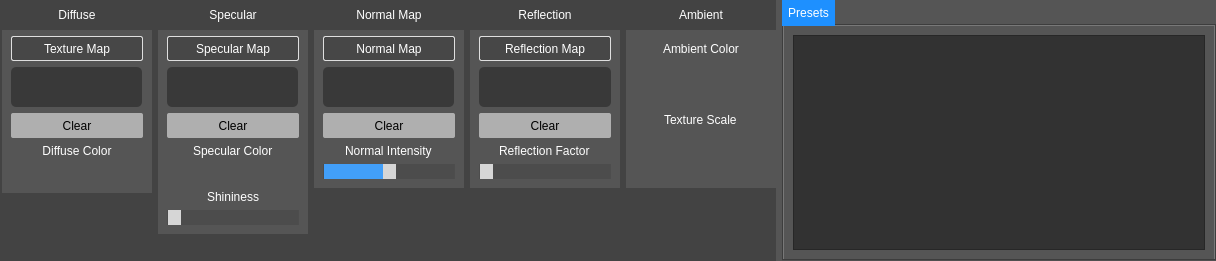
<?xml version="1.0" encoding="UTF-8"?>
<ui version="4.0">
 <class>MaterialWidget</class>
 <widget class="QWidget" name="MaterialWidget">
  <property name="geometry">
   <rect>
    <x>0</x>
    <y>0</y>
    <width>1216</width>
    <height>261</height>
   </rect>
  </property>
  <property name="sizePolicy">
   <sizepolicy hsizetype="Preferred" vsizetype="Fixed">
    <horstretch>0</horstretch>
    <verstretch>0</verstretch>
   </sizepolicy>
  </property>
  <property name="minimumSize">
   <size>
    <width>0</width>
    <height>0</height>
   </size>
  </property>
  <property name="maximumSize">
   <size>
    <width>16777215</width>
    <height>300</height>
   </size>
  </property>
  <property name="windowTitle">
   <string>Form</string>
  </property>
  <property name="styleSheet">
   <string notr="true">background-color: rgb(85, 85, 85);</string>
  </property>
  <layout class="QHBoxLayout" name="horizontalLayout">
   <property name="leftMargin">
    <number>0</number>
   </property>
   <property name="topMargin">
    <number>0</number>
   </property>
   <property name="rightMargin">
    <number>0</number>
   </property>
   <property name="bottomMargin">
    <number>0</number>
   </property>
   <item>
    <widget class="QWidget" name="containerformaterial" native="true">
     <property name="sizePolicy">
      <sizepolicy hsizetype="Fixed" vsizetype="Preferred">
       <horstretch>0</horstretch>
       <verstretch>0</verstretch>
      </sizepolicy>
     </property>
     <property name="minimumSize">
      <size>
       <width>776</width>
       <height>260</height>
      </size>
     </property>
     <property name="styleSheet">
      <string notr="true">background-color: rgb(67, 67, 67);</string>
     </property>
     <layout class="QHBoxLayout" name="horizontalLayout_2">
      <property name="leftMargin">
       <number>2</number>
      </property>
      <property name="topMargin">
       <number>0</number>
      </property>
      <property name="rightMargin">
       <number>0</number>
      </property>
      <property name="bottomMargin">
       <number>5</number>
      </property>
      <item alignment="Qt::AlignTop">
       <widget class="QWidget" name="diffuselayout" native="true">
        <property name="sizePolicy">
         <sizepolicy hsizetype="Preferred" vsizetype="Fixed">
          <horstretch>0</horstretch>
          <verstretch>0</verstretch>
         </sizepolicy>
        </property>
        <property name="minimumSize">
         <size>
          <width>150</width>
          <height>0</height>
         </size>
        </property>
        <property name="styleSheet">
         <string notr="true">
background-color: rgb(85, 85, 85);
</string>
        </property>
        <layout class="QVBoxLayout" name="verticalLayout_6">
         <property name="leftMargin">
          <number>0</number>
         </property>
         <property name="topMargin">
          <number>0</number>
         </property>
         <property name="rightMargin">
          <number>0</number>
         </property>
         <property name="bottomMargin">
          <number>0</number>
         </property>
         <item>
          <widget class="QWidget" name="widget_2" native="true">
           <property name="sizePolicy">
            <sizepolicy hsizetype="Preferred" vsizetype="Fixed">
             <horstretch>0</horstretch>
             <verstretch>0</verstretch>
            </sizepolicy>
           </property>
           <property name="minimumSize">
            <size>
             <width>0</width>
             <height>30</height>
            </size>
           </property>
           <property name="styleSheet">
            <string notr="true">background-color: rgb(67, 67, 67);</string>
           </property>
           <layout class="QGridLayout" name="gridLayout_2">
            <property name="leftMargin">
             <number>0</number>
            </property>
            <property name="topMargin">
             <number>0</number>
            </property>
            <property name="rightMargin">
             <number>0</number>
            </property>
            <property name="bottomMargin">
             <number>0</number>
            </property>
            <property name="spacing">
             <number>0</number>
            </property>
            <item row="0" column="0">
             <widget class="QLabel" name="label_2">
              <property name="styleSheet">
               <string notr="true">color: rgb(255, 255, 255);</string>
              </property>
              <property name="text">
               <string>Diffuse</string>
              </property>
              <property name="alignment">
               <set>Qt::AlignCenter</set>
              </property>
             </widget>
            </item>
           </layout>
          </widget>
         </item>
         <item>
          <layout class="QVBoxLayout" name="verticalLayout">
           <property name="leftMargin">
            <number>9</number>
           </property>
           <property name="rightMargin">
            <number>9</number>
           </property>
           <property name="bottomMargin">
            <number>9</number>
           </property>
           <item>
            <widget class="QPushButton" name="diffuseMap">
             <property name="minimumSize">
              <size>
               <width>0</width>
               <height>25</height>
              </size>
             </property>
             <property name="styleSheet">
              <string notr="true">

QPushButton
{
background-color: rgb(71, 71, 71);
border-radius:2px;
border: 1px solid  rgb(223, 223, 223);
color: rgb(255, 255, 255);
}
QPushButton:hover
{
background-color: rgb(223, 223, 223);
border: 2px solid  rgb(223, 223, 223);
color: rgb(115, 115, 115);
}
</string>
             </property>
             <property name="text">
              <string>Texture Map</string>
             </property>
            </widget>
           </item>
           <item>
            <widget class="QLabel" name="diffuseLabel">
             <property name="sizePolicy">
              <sizepolicy hsizetype="Fixed" vsizetype="Fixed">
               <horstretch>0</horstretch>
               <verstretch>0</verstretch>
              </sizepolicy>
             </property>
             <property name="minimumSize">
              <size>
               <width>131</width>
               <height>40</height>
              </size>
             </property>
             <property name="maximumSize">
              <size>
               <width>131</width>
               <height>40</height>
              </size>
             </property>
             <property name="styleSheet">
              <string notr="true">background-color: rgb(57, 57, 57);
border-radius: 5px;</string>
             </property>
             <property name="text">
              <string/>
             </property>
            </widget>
           </item>
           <item>
            <widget class="QPushButton" name="clearDiffuseMap">
             <property name="minimumSize">
              <size>
               <width>0</width>
               <height>25</height>
              </size>
             </property>
             <property name="styleSheet">
              <string notr="true">QPushButton#clearDiffuseMap
{
  background-color: rgb(175, 175, 175);
  border-style: inset;
  border-radius: 2px;
  text-decoration: none;
  color: rgb(0, 0, 0);
}
QPushButton#clearDiffuseMap:hover
{
background-color: rgb(235, 235, 235);
border-style: inset;
}
</string>
             </property>
             <property name="text">
              <string>Clear</string>
             </property>
            </widget>
           </item>
           <item>
            <widget class="QLabel" name="label_6">
             <property name="sizePolicy">
              <sizepolicy hsizetype="Preferred" vsizetype="Fixed">
               <horstretch>0</horstretch>
               <verstretch>0</verstretch>
              </sizepolicy>
             </property>
             <property name="minimumSize">
              <size>
               <width>0</width>
               <height>0</height>
              </size>
             </property>
             <property name="styleSheet">
              <string notr="true">color: rgb(255, 255, 255);</string>
             </property>
             <property name="text">
              <string>Diffuse Color</string>
             </property>
             <property name="alignment">
              <set>Qt::AlignCenter</set>
             </property>
            </widget>
           </item>
           <item>
            <widget class="ColorPickerWidget" name="diffuseColor" native="true">
             <property name="sizePolicy">
              <sizepolicy hsizetype="Preferred" vsizetype="Fixed">
               <horstretch>0</horstretch>
               <verstretch>0</verstretch>
              </sizepolicy>
             </property>
             <property name="minimumSize">
              <size>
               <width>0</width>
               <height>20</height>
              </size>
             </property>
             <property name="cursor">
              <cursorShape>PointingHandCursor</cursorShape>
             </property>
             <property name="styleSheet">
              <string notr="true"/>
             </property>
            </widget>
           </item>
          </layout>
         </item>
        </layout>
       </widget>
      </item>
      <item alignment="Qt::AlignTop">
       <widget class="QWidget" name="specularlayout" native="true">
        <property name="sizePolicy">
         <sizepolicy hsizetype="Preferred" vsizetype="Fixed">
          <horstretch>0</horstretch>
          <verstretch>0</verstretch>
         </sizepolicy>
        </property>
        <property name="minimumSize">
         <size>
          <width>150</width>
          <height>0</height>
         </size>
        </property>
        <property name="styleSheet">
         <string notr="true">background-color: rgb(85, 85, 85);</string>
        </property>
        <layout class="QVBoxLayout" name="verticalLayout_8">
         <property name="leftMargin">
          <number>0</number>
         </property>
         <property name="topMargin">
          <number>0</number>
         </property>
         <property name="rightMargin">
          <number>0</number>
         </property>
         <property name="bottomMargin">
          <number>0</number>
         </property>
         <item>
          <widget class="QWidget" name="widget_4" native="true">
           <property name="sizePolicy">
            <sizepolicy hsizetype="Preferred" vsizetype="Fixed">
             <horstretch>0</horstretch>
             <verstretch>0</verstretch>
            </sizepolicy>
           </property>
           <property name="minimumSize">
            <size>
             <width>0</width>
             <height>30</height>
            </size>
           </property>
           <property name="styleSheet">
            <string notr="true">background-color: rgb(67, 67, 67);</string>
           </property>
           <layout class="QGridLayout" name="gridLayout_3">
            <property name="leftMargin">
             <number>0</number>
            </property>
            <property name="topMargin">
             <number>0</number>
            </property>
            <property name="rightMargin">
             <number>0</number>
            </property>
            <property name="bottomMargin">
             <number>0</number>
            </property>
            <property name="spacing">
             <number>0</number>
            </property>
            <item row="0" column="0">
             <widget class="QLabel" name="label_10">
              <property name="sizePolicy">
               <sizepolicy hsizetype="Preferred" vsizetype="Preferred">
                <horstretch>0</horstretch>
                <verstretch>0</verstretch>
               </sizepolicy>
              </property>
              <property name="styleSheet">
               <string notr="true">color: rgb(255, 255, 255);</string>
              </property>
              <property name="text">
               <string>Specular</string>
              </property>
              <property name="alignment">
               <set>Qt::AlignCenter</set>
              </property>
             </widget>
            </item>
           </layout>
          </widget>
         </item>
         <item>
          <layout class="QVBoxLayout" name="verticalLayout_2">
           <property name="leftMargin">
            <number>9</number>
           </property>
           <property name="rightMargin">
            <number>9</number>
           </property>
           <property name="bottomMargin">
            <number>9</number>
           </property>
           <item>
            <widget class="QPushButton" name="specularMap">
             <property name="minimumSize">
              <size>
               <width>0</width>
               <height>25</height>
              </size>
             </property>
             <property name="styleSheet">
              <string notr="true">QPushButton
{
background-color: rgb(71, 71, 71);
border-radius:2px;
border: 1px solid  rgb(223, 223, 223);
color: rgb(255, 255, 255);
}
QPushButton:hover
{
background-color: rgb(223, 223, 223);
border: 2px solid  rgb(223, 223, 223);
color: rgb(115, 115, 115);
}
</string>
             </property>
             <property name="text">
              <string>Specular Map</string>
             </property>
            </widget>
           </item>
           <item>
            <widget class="QLabel" name="specLabel">
             <property name="sizePolicy">
              <sizepolicy hsizetype="Fixed" vsizetype="Fixed">
               <horstretch>0</horstretch>
               <verstretch>0</verstretch>
              </sizepolicy>
             </property>
             <property name="minimumSize">
              <size>
               <width>131</width>
               <height>40</height>
              </size>
             </property>
             <property name="maximumSize">
              <size>
               <width>131</width>
               <height>40</height>
              </size>
             </property>
             <property name="styleSheet">
              <string notr="true">background-color: rgb(57, 57, 57);
border-radius: 5px;</string>
             </property>
             <property name="text">
              <string/>
             </property>
            </widget>
           </item>
           <item>
            <widget class="QPushButton" name="clearSpecularMap">
             <property name="minimumSize">
              <size>
               <width>0</width>
               <height>25</height>
              </size>
             </property>
             <property name="styleSheet">
              <string notr="true">QPushButton
{
background-color: rgb(175, 175, 175);
border-style: inset;
border-radius: 2px;
text-decoration: none;
color: rgb(0, 0, 0);
}
QPushButton:hover
{
background-color: rgb(235, 235, 235);
border-style: inset;
}
</string>
             </property>
             <property name="text">
              <string>Clear</string>
             </property>
            </widget>
           </item>
           <item alignment="Qt::AlignHCenter">
            <widget class="QLabel" name="label_3">
             <property name="styleSheet">
              <string notr="true">color: rgb(255, 255, 255);</string>
             </property>
             <property name="text">
              <string>Specular Color</string>
             </property>
            </widget>
           </item>
           <item>
            <widget class="ColorPickerWidget" name="specColor" native="true">
             <property name="minimumSize">
              <size>
               <width>0</width>
               <height>20</height>
              </size>
             </property>
             <property name="cursor">
              <cursorShape>PointingHandCursor</cursorShape>
             </property>
             <property name="styleSheet">
              <string notr="true"/>
             </property>
            </widget>
           </item>
           <item alignment="Qt::AlignHCenter">
            <widget class="QLabel" name="label_4">
             <property name="autoFillBackground">
              <bool>false</bool>
             </property>
             <property name="styleSheet">
              <string notr="true">color: rgb(255, 255, 255);</string>
             </property>
             <property name="text">
              <string>Shininess</string>
             </property>
            </widget>
           </item>
           <item>
            <widget class="QSlider" name="shininess">
             <property name="styleSheet">
              <string notr="true">
QSlider::groove:horizontal {
border: 1px solid #999999;
height: 18px;
}

QSlider::handle:horizontal {
width: 13px;
 /*background-image: url(:/slider-knob.png);*/
background: rgb(214, 214, 214);

}

QSlider::add-page:qlineargradient {
background: #4c4c4c;
border: 1px solid #4d4d4d;

}

QSlider::sub-page:qlineargradient{
background: #429ff9;
border: 1px solid #4d4d4d;
}

QSlider::handle:horizontal:hover {
width: 13px;
 /*background-image: url(:/slider-knob.png);*/
  background-color: rgb(30, 144, 255);
}</string>
             </property>
             <property name="maximum">
              <number>10000</number>
             </property>
             <property name="orientation">
              <enum>Qt::Horizontal</enum>
             </property>
            </widget>
           </item>
          </layout>
         </item>
        </layout>
       </widget>
      </item>
      <item alignment="Qt::AlignTop">
       <widget class="QWidget" name="normallayout" native="true">
        <property name="sizePolicy">
         <sizepolicy hsizetype="Fixed" vsizetype="Fixed">
          <horstretch>0</horstretch>
          <verstretch>0</verstretch>
         </sizepolicy>
        </property>
        <property name="minimumSize">
         <size>
          <width>150</width>
          <height>0</height>
         </size>
        </property>
        <property name="maximumSize">
         <size>
          <width>150</width>
          <height>16777215</height>
         </size>
        </property>
        <property name="styleSheet">
         <string notr="true">background-color: rgb(85, 85, 85);</string>
        </property>
        <layout class="QVBoxLayout" name="verticalLayout_7">
         <property name="leftMargin">
          <number>0</number>
         </property>
         <property name="topMargin">
          <number>0</number>
         </property>
         <property name="rightMargin">
          <number>0</number>
         </property>
         <property name="bottomMargin">
          <number>0</number>
         </property>
         <item>
          <widget class="QWidget" name="widget_6" native="true">
           <property name="sizePolicy">
            <sizepolicy hsizetype="Preferred" vsizetype="Fixed">
             <horstretch>0</horstretch>
             <verstretch>0</verstretch>
            </sizepolicy>
           </property>
           <property name="styleSheet">
            <string notr="true">background-color: rgb(67, 67, 67);</string>
           </property>
           <layout class="QGridLayout" name="gridLayout_4">
            <property name="leftMargin">
             <number>0</number>
            </property>
            <property name="topMargin">
             <number>0</number>
            </property>
            <property name="rightMargin">
             <number>0</number>
            </property>
            <property name="bottomMargin">
             <number>0</number>
            </property>
            <property name="spacing">
             <number>0</number>
            </property>
            <item row="0" column="0">
             <widget class="QLabel" name="label_11">
              <property name="sizePolicy">
               <sizepolicy hsizetype="Preferred" vsizetype="Preferred">
                <horstretch>0</horstretch>
                <verstretch>0</verstretch>
               </sizepolicy>
              </property>
              <property name="minimumSize">
               <size>
                <width>0</width>
                <height>30</height>
               </size>
              </property>
              <property name="styleSheet">
               <string notr="true">color: rgb(255, 255, 255);</string>
              </property>
              <property name="text">
               <string>Normal Map</string>
              </property>
              <property name="alignment">
               <set>Qt::AlignCenter</set>
              </property>
             </widget>
            </item>
           </layout>
          </widget>
         </item>
         <item>
          <layout class="QVBoxLayout" name="verticalLayout_3">
           <property name="leftMargin">
            <number>9</number>
           </property>
           <property name="rightMargin">
            <number>9</number>
           </property>
           <property name="bottomMargin">
            <number>9</number>
           </property>
           <item>
            <widget class="QPushButton" name="normalMap">
             <property name="minimumSize">
              <size>
               <width>0</width>
               <height>25</height>
              </size>
             </property>
             <property name="styleSheet">
              <string notr="true">QPushButton
{
background-color: rgb(71, 71, 71);
border-radius:2px;
border: 1px solid  rgb(223, 223, 223);
color: rgb(255, 255, 255);
}
QPushButton:hover
{
background-color: rgb(223, 223, 223);
border: 2px solid  rgb(223, 223, 223);
color: rgb(115, 115, 115);
}
</string>
             </property>
             <property name="text">
              <string>Normal Map</string>
             </property>
            </widget>
           </item>
           <item>
            <widget class="QLabel" name="normalLabel">
             <property name="sizePolicy">
              <sizepolicy hsizetype="Fixed" vsizetype="Fixed">
               <horstretch>0</horstretch>
               <verstretch>0</verstretch>
              </sizepolicy>
             </property>
             <property name="minimumSize">
              <size>
               <width>0</width>
               <height>40</height>
              </size>
             </property>
             <property name="maximumSize">
              <size>
               <width>131</width>
               <height>40</height>
              </size>
             </property>
             <property name="styleSheet">
              <string notr="true">background-color: rgb(57, 57, 57);
border-radius: 5px;</string>
             </property>
             <property name="text">
              <string/>
             </property>
            </widget>
           </item>
           <item>
            <widget class="QPushButton" name="clearNormalMap">
             <property name="minimumSize">
              <size>
               <width>0</width>
               <height>25</height>
              </size>
             </property>
             <property name="styleSheet">
              <string notr="true">QPushButton
{
background-color: rgb(175, 175, 175);
border-style: inset;
border-radius: 2px;
text-decoration: none;
color: rgb(0, 0, 0);
}
QPushButton:hover
{
background-color: rgb(235, 235, 235);
border-style: inset;
}
</string>
             </property>
             <property name="text">
              <string>Clear</string>
             </property>
            </widget>
           </item>
           <item alignment="Qt::AlignHCenter">
            <widget class="QLabel" name="label_9">
             <property name="styleSheet">
              <string notr="true">color: rgb(255, 255, 255);</string>
             </property>
             <property name="text">
              <string>Normal Intensity</string>
             </property>
            </widget>
           </item>
           <item>
            <widget class="QSlider" name="normalIntensity">
             <property name="styleSheet">
              <string notr="true">
QSlider::groove:horizontal {
border: 1px solid #999999;
height: 18px;
}

QSlider::handle:horizontal {
width: 13px;
 /*background-image: url(:/slider-knob.png);*/
background: rgb(214, 214, 214);

}

QSlider::add-page:qlineargradient {
background: #4c4c4c;
border: 1px solid #4d4d4d;

}

QSlider::sub-page:qlineargradient{
background: #429ff9;
border: 1px solid #4d4d4d;
}

QSlider::handle:horizontal:hover {
width: 13px;
 /*background-image: url(:/slider-knob.png);*/
  background-color: rgb(30, 144, 255);
}
</string>
             </property>
             <property name="minimum">
              <number>-100</number>
             </property>
             <property name="maximum">
              <number>100</number>
             </property>
             <property name="orientation">
              <enum>Qt::Horizontal</enum>
             </property>
            </widget>
           </item>
          </layout>
         </item>
        </layout>
       </widget>
      </item>
      <item alignment="Qt::AlignTop">
       <widget class="QWidget" name="reflectionlayout" native="true">
        <property name="sizePolicy">
         <sizepolicy hsizetype="Fixed" vsizetype="Fixed">
          <horstretch>0</horstretch>
          <verstretch>0</verstretch>
         </sizepolicy>
        </property>
        <property name="minimumSize">
         <size>
          <width>150</width>
          <height>0</height>
         </size>
        </property>
        <property name="maximumSize">
         <size>
          <width>150</width>
          <height>16777215</height>
         </size>
        </property>
        <property name="styleSheet">
         <string notr="true">background-color: rgb(85, 85, 85);</string>
        </property>
        <layout class="QVBoxLayout" name="verticalLayout_9">
         <property name="leftMargin">
          <number>0</number>
         </property>
         <property name="topMargin">
          <number>0</number>
         </property>
         <property name="rightMargin">
          <number>0</number>
         </property>
         <property name="bottomMargin">
          <number>0</number>
         </property>
         <item>
          <widget class="QWidget" name="widget_8" native="true">
           <property name="sizePolicy">
            <sizepolicy hsizetype="Preferred" vsizetype="Fixed">
             <horstretch>0</horstretch>
             <verstretch>0</verstretch>
            </sizepolicy>
           </property>
           <property name="minimumSize">
            <size>
             <width>0</width>
             <height>30</height>
            </size>
           </property>
           <property name="styleSheet">
            <string notr="true">background-color: rgb(67, 67, 67);</string>
           </property>
           <layout class="QGridLayout" name="gridLayout_5">
            <property name="leftMargin">
             <number>0</number>
            </property>
            <property name="topMargin">
             <number>0</number>
            </property>
            <property name="rightMargin">
             <number>0</number>
            </property>
            <property name="bottomMargin">
             <number>0</number>
            </property>
            <property name="spacing">
             <number>0</number>
            </property>
            <item row="0" column="0">
             <widget class="QLabel" name="label_12">
              <property name="styleSheet">
               <string notr="true">color: rgb(255, 255, 255);</string>
              </property>
              <property name="text">
               <string>Reflection</string>
              </property>
              <property name="alignment">
               <set>Qt::AlignCenter</set>
              </property>
             </widget>
            </item>
           </layout>
          </widget>
         </item>
         <item>
          <layout class="QVBoxLayout" name="verticalLayout_4">
           <property name="leftMargin">
            <number>9</number>
           </property>
           <property name="rightMargin">
            <number>9</number>
           </property>
           <property name="bottomMargin">
            <number>9</number>
           </property>
           <item>
            <widget class="QPushButton" name="reflectionMap">
             <property name="minimumSize">
              <size>
               <width>0</width>
               <height>25</height>
              </size>
             </property>
             <property name="styleSheet">
              <string notr="true">QPushButton
{
background-color: rgb(71, 71, 71);
border-radius:2px;
border: 1px solid  rgb(223, 223, 223);
color: rgb(255, 255, 255);
}
QPushButton:hover
{
background-color: rgb(223, 223, 223);
border: 2px solid  rgb(223, 223, 223);
color: rgb(115, 115, 115);
}
</string>
             </property>
             <property name="text">
              <string>Reflection Map</string>
             </property>
            </widget>
           </item>
           <item>
            <widget class="QLabel" name="reflectionLabel">
             <property name="sizePolicy">
              <sizepolicy hsizetype="Preferred" vsizetype="Fixed">
               <horstretch>0</horstretch>
               <verstretch>0</verstretch>
              </sizepolicy>
             </property>
             <property name="minimumSize">
              <size>
               <width>0</width>
               <height>40</height>
              </size>
             </property>
             <property name="maximumSize">
              <size>
               <width>16777215</width>
               <height>40</height>
              </size>
             </property>
             <property name="styleSheet">
              <string notr="true">background-color: rgb(57, 57, 57);
border-radius: 5px;</string>
             </property>
             <property name="text">
              <string/>
             </property>
            </widget>
           </item>
           <item>
            <widget class="QPushButton" name="clearReflectionMap">
             <property name="minimumSize">
              <size>
               <width>0</width>
               <height>25</height>
              </size>
             </property>
             <property name="styleSheet">
              <string notr="true">QPushButton
{
background-color: rgb(175, 175, 175);
border-style: inset;
border-radius: 2px;
text-decoration: none;
color: rgb(0, 0, 0);
}
QPushButton:hover
{
background-color: rgb(235, 235, 235);
border-style: inset;
}
</string>
             </property>
             <property name="text">
              <string>Clear</string>
             </property>
            </widget>
           </item>
           <item alignment="Qt::AlignHCenter">
            <widget class="QLabel" name="label_5">
             <property name="styleSheet">
              <string notr="true">color: rgb(255, 255, 255);</string>
             </property>
             <property name="text">
              <string>Reflection Factor</string>
             </property>
            </widget>
           </item>
           <item>
            <widget class="QSlider" name="reflectionFactor">
             <property name="minimumSize">
              <size>
               <width>0</width>
               <height>15</height>
              </size>
             </property>
             <property name="styleSheet">
              <string notr="true">
QSlider::groove:horizontal {
border: 1px solid #999999;
height: 18px;
}

QSlider::handle:horizontal {
width: 13px;
 /*background-image: url(:/slider-knob.png);*/
background: rgb(214, 214, 214);

}

QSlider::add-page:qlineargradient {
background: #4c4c4c;
border: 1px solid #4d4d4d;

}

QSlider::sub-page:qlineargradient{
background: #429ff9;
border: 1px solid #4d4d4d;
}

QSlider::handle:horizontal:hover {
width: 13px;
 /*background-image: url(:/slider-knob.png);*/
  background-color: rgb(30, 144, 255);
}</string>
             </property>
             <property name="maximum">
              <number>10000</number>
             </property>
             <property name="orientation">
              <enum>Qt::Horizontal</enum>
             </property>
            </widget>
           </item>
          </layout>
         </item>
        </layout>
       </widget>
      </item>
      <item alignment="Qt::AlignTop">
       <widget class="QWidget" name="reflectionlayout_2" native="true">
        <property name="sizePolicy">
         <sizepolicy hsizetype="Preferred" vsizetype="Fixed">
          <horstretch>0</horstretch>
          <verstretch>0</verstretch>
         </sizepolicy>
        </property>
        <property name="minimumSize">
         <size>
          <width>150</width>
          <height>0</height>
         </size>
        </property>
        <property name="styleSheet">
         <string notr="true">background-color: rgb(85, 85, 85);</string>
        </property>
        <layout class="QVBoxLayout" name="verticalLayout_11">
         <property name="leftMargin">
          <number>0</number>
         </property>
         <property name="topMargin">
          <number>0</number>
         </property>
         <property name="rightMargin">
          <number>0</number>
         </property>
         <property name="bottomMargin">
          <number>0</number>
         </property>
         <item>
          <widget class="QWidget" name="widget_9" native="true">
           <property name="sizePolicy">
            <sizepolicy hsizetype="Preferred" vsizetype="Fixed">
             <horstretch>0</horstretch>
             <verstretch>0</verstretch>
            </sizepolicy>
           </property>
           <property name="minimumSize">
            <size>
             <width>0</width>
             <height>30</height>
            </size>
           </property>
           <property name="styleSheet">
            <string notr="true">background-color: rgb(67, 67, 67);</string>
           </property>
           <layout class="QGridLayout" name="gridLayout_7">
            <property name="leftMargin">
             <number>0</number>
            </property>
            <property name="topMargin">
             <number>0</number>
            </property>
            <property name="rightMargin">
             <number>0</number>
            </property>
            <property name="bottomMargin">
             <number>0</number>
            </property>
            <property name="spacing">
             <number>0</number>
            </property>
            <item row="0" column="0">
             <widget class="QLabel" name="label_14">
              <property name="styleSheet">
               <string notr="true">color: rgb(255, 255, 255);</string>
              </property>
              <property name="text">
               <string>Ambient</string>
              </property>
              <property name="alignment">
               <set>Qt::AlignCenter</set>
              </property>
             </widget>
            </item>
           </layout>
          </widget>
         </item>
         <item>
          <layout class="QVBoxLayout" name="verticalLayout_5">
           <property name="leftMargin">
            <number>9</number>
           </property>
           <property name="rightMargin">
            <number>9</number>
           </property>
           <item alignment="Qt::AlignHCenter">
            <widget class="QLabel" name="label">
             <property name="sizePolicy">
              <sizepolicy hsizetype="Preferred" vsizetype="Fixed">
               <horstretch>0</horstretch>
               <verstretch>0</verstretch>
              </sizepolicy>
             </property>
             <property name="minimumSize">
              <size>
               <width>0</width>
               <height>25</height>
              </size>
             </property>
             <property name="maximumSize">
              <size>
               <width>16777215</width>
               <height>25</height>
              </size>
             </property>
             <property name="styleSheet">
              <string notr="true">color: rgb(255, 255, 255);</string>
             </property>
             <property name="text">
              <string>Ambient Color</string>
             </property>
            </widget>
           </item>
           <item>
            <widget class="ColorPickerWidget" name="ambientColor" native="true">
             <property name="sizePolicy">
              <sizepolicy hsizetype="Preferred" vsizetype="Fixed">
               <horstretch>0</horstretch>
               <verstretch>0</verstretch>
              </sizepolicy>
             </property>
             <property name="minimumSize">
              <size>
               <width>0</width>
               <height>40</height>
              </size>
             </property>
             <property name="maximumSize">
              <size>
               <width>16777215</width>
               <height>40</height>
              </size>
             </property>
             <property name="cursor">
              <cursorShape>PointingHandCursor</cursorShape>
             </property>
            </widget>
           </item>
           <item alignment="Qt::AlignHCenter">
            <widget class="QLabel" name="label_7">
             <property name="sizePolicy">
              <sizepolicy hsizetype="Preferred" vsizetype="Fixed">
               <horstretch>0</horstretch>
               <verstretch>0</verstretch>
              </sizepolicy>
             </property>
             <property name="styleSheet">
              <string notr="true">color: rgb(255, 255, 255);</string>
             </property>
             <property name="text">
              <string>Texture Scale</string>
             </property>
            </widget>
           </item>
           <item>
            <widget class="LCDSlider" name="textureScale" native="true">
             <property name="sizePolicy">
              <sizepolicy hsizetype="Preferred" vsizetype="Fixed">
               <horstretch>0</horstretch>
               <verstretch>0</verstretch>
              </sizepolicy>
             </property>
             <property name="minimumSize">
              <size>
               <width>0</width>
               <height>55</height>
              </size>
             </property>
            </widget>
           </item>
          </layout>
         </item>
        </layout>
       </widget>
      </item>
     </layout>
     <zorder>reflectionlayout</zorder>
     <zorder>diffuselayout</zorder>
     <zorder>specularlayout</zorder>
     <zorder>normallayout</zorder>
     <zorder>reflectionlayout_2</zorder>
    </widget>
   </item>
   <item>
    <widget class="QTabWidget" name="tabWidget">
     <property name="sizePolicy">
      <sizepolicy hsizetype="Preferred" vsizetype="Preferred">
       <horstretch>0</horstretch>
       <verstretch>0</verstretch>
      </sizepolicy>
     </property>
     <property name="minimumSize">
      <size>
       <width>0</width>
       <height>260</height>
      </size>
     </property>
     <property name="autoFillBackground">
      <bool>false</bool>
     </property>
     <property name="styleSheet">
      <string notr="true">
QTabBar::tab {
    
    background-color: rgb(30, 144, 255);
    /*min-height:6.4ex;*/
    padding: 6px;
    min-width: 30ex;
    color: white;
}

</string>
     </property>
     <property name="currentIndex">
      <number>0</number>
     </property>
     <widget class="QWidget" name="Presets">
      <attribute name="icon">
       <iconset resource="../icons.qrc">
        <normaloff>:/icons/people.svg</normaloff>:/icons/people.svg</iconset>
      </attribute>
      <attribute name="title">
       <string>Presets</string>
      </attribute>
      <layout class="QGridLayout" name="gridLayout">
       <item row="0" column="0">
        <widget class="QListWidget" name="listWidget">
         <property name="styleSheet">
          <string notr="true">QListWidget{
  background-color: rgb(50, 50, 50);
}

/*--------------------  list view scrollbar style  ------------------------------*/

 QScrollBar:vertical {
   background-color: rgb(180, 180, 180);
     width: 15px;
     margin: 22px 0 22px 0;
 }

 QScrollBar::handle:vertical {
  background-color: rgb(97, 97, 97);
     min-height: 20px;
   border-radius: 5px;
   margin-left: 2px;
   margin-right: 2px;
 }

 QScrollBar::handle:vertical:hover {
  background-color: rgb(110, 110, 110);
     min-height: 20px;
   border-radius: 5px;
   margin-left: 2px;
   margin-right: 2px;
 }

 QScrollBar::add-line:vertical { 
   background-color: rgb(180, 180, 180);
     height: 30px;
     subcontrol-position: bottom;
     subcontrol-origin: margin;
 }

 QScrollBar::sub-line:vertical { 
   background-color: rgb(180, 180, 180);
     height: 30px;
     subcontrol-position: top;
     subcontrol-origin: margin;
 }

 QScrollBar::add-page:vertical, QScrollBar::sub-page:vertical {
     background: none;
 }

QScrollBar::up-arrow:vertical
{
    image: url(:/icons/up-arrow.svg);
}
QScrollBar::up-arrow:vertical:hover
{
  background-color: rgb(162, 162, 162);
    image: url(:/icons/up-arrow.svg);
}

QScrollBar::down-arrow:vertical
{
    image: url(:/icons/down-arrow.svg);
}

QScrollBar::down-arrow:vertical:hover
{
  background-color: rgb(162, 162, 162);
    image: url(:/icons/down-arrow.svg);
}</string>
         </property>
        </widget>
       </item>
      </layout>
     </widget>
    </widget>
   </item>
  </layout>
 </widget>
 <customwidgets>
  <customwidget>
   <class>ColorPickerWidget</class>
   <extends>QWidget</extends>
   <header>src/widgets/colorpickerwidget.h</header>
   <container>1</container>
  </customwidget>
  <customwidget>
   <class>LCDSlider</class>
   <extends>QWidget</extends>
   <header>src/lcdslider.h</header>
   <container>1</container>
  </customwidget>
 </customwidgets>
 <resources>
  <include location="../icons.qrc"/>
 </resources>
 <connections/>
</ui>
